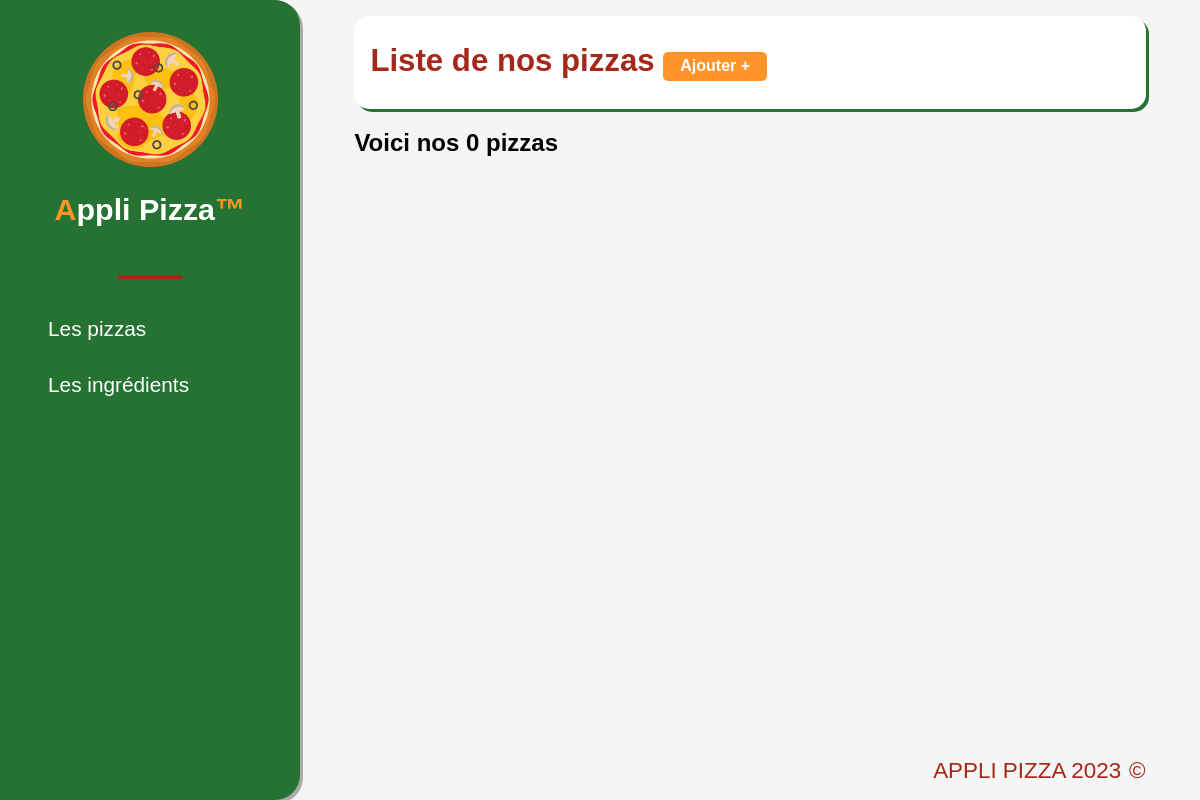
Page /pizzas/ on the earlier database version.
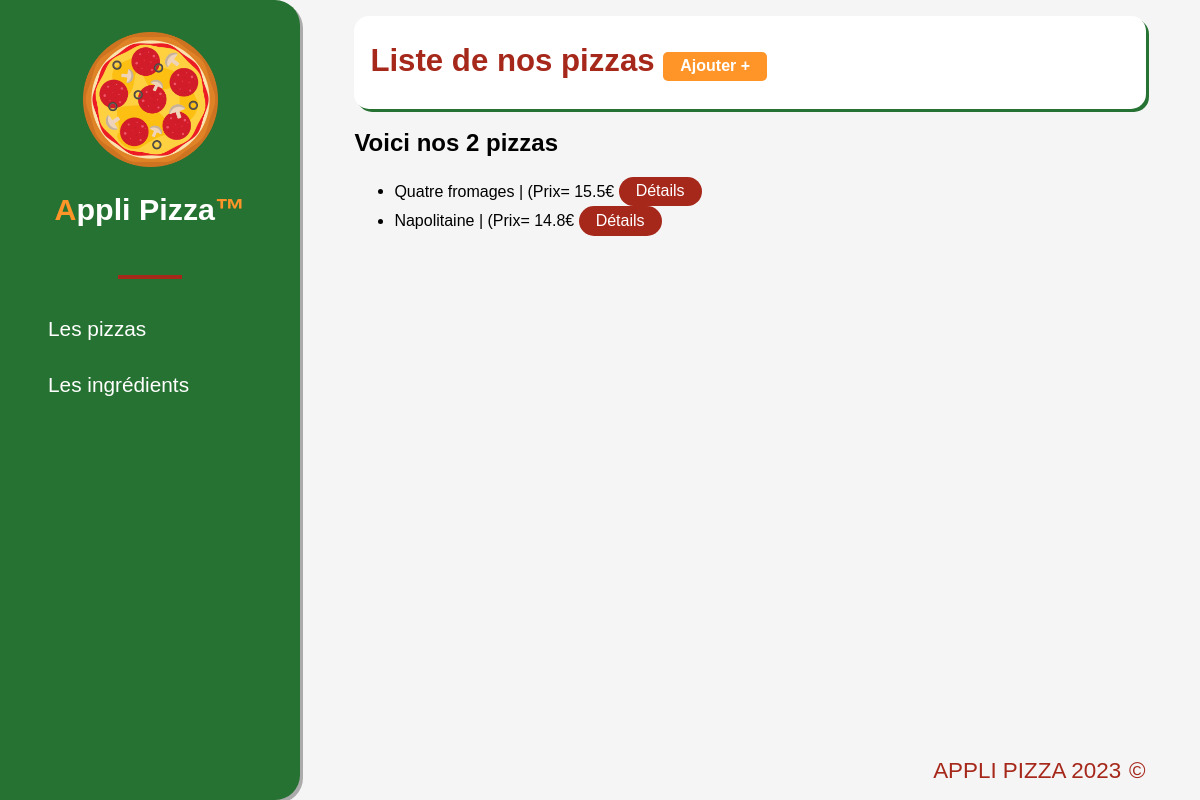
Same page on the later database version.
### applipizza/models.py (models this page shows)
class Pizza(models.Model):
    idPizza = models.AutoField(primary_key=True)
    nomPizza = models.CharField(max_length=50, verbose_name="Nom de la pizza")
    prixPizza = models.FloatField(verbose_name="Prix de la pizza")
    def __str__(self) -> str:
        return  self.nomPizza + (' | (Prix= ' + str(self.prixPizza) + '€')

### applipizza/views.py (the view)
# urls.py: path('pizzas/', views.pizza),
def pizza(request):
    lesPizzas = Pizza.objects.all()
    return render(request, 'applipizza/pizzas.html', {'pizzas': lesPizzas})

### applipizza/templates/applipizza/pizzas.html (shortened to what this page needs)
{% extends 'applipizza/base.html' %}
{% block title_page %}
Liste de nos pizzas
    <a href="/pizzas/add" class="link_to_add">Ajouter +</a>
{% endblock %}
{% block content %}
    <h2>Voici nos {{ pizzas|length }} pizzas</h2>
    <ul>
        {% for piz in pizzas %}
        <li>
            {{ piz }}
            <a href="/pizzas/{{ piz.idPizza }}" class="link_to">Détails</a>
        </li>
        {% endfor %}
    </ul>
{% endblock %}

Differences in the rows shown:
added Pizza: nomPizza+prixPizza "Quatre fromages | (Prix= 15.5€"
added Pizza: nomPizza+prixPizza "Napolitaine | (Prix= 14.8€"
Other differences:
{{ pizzas|length }}: "0" → "2"
